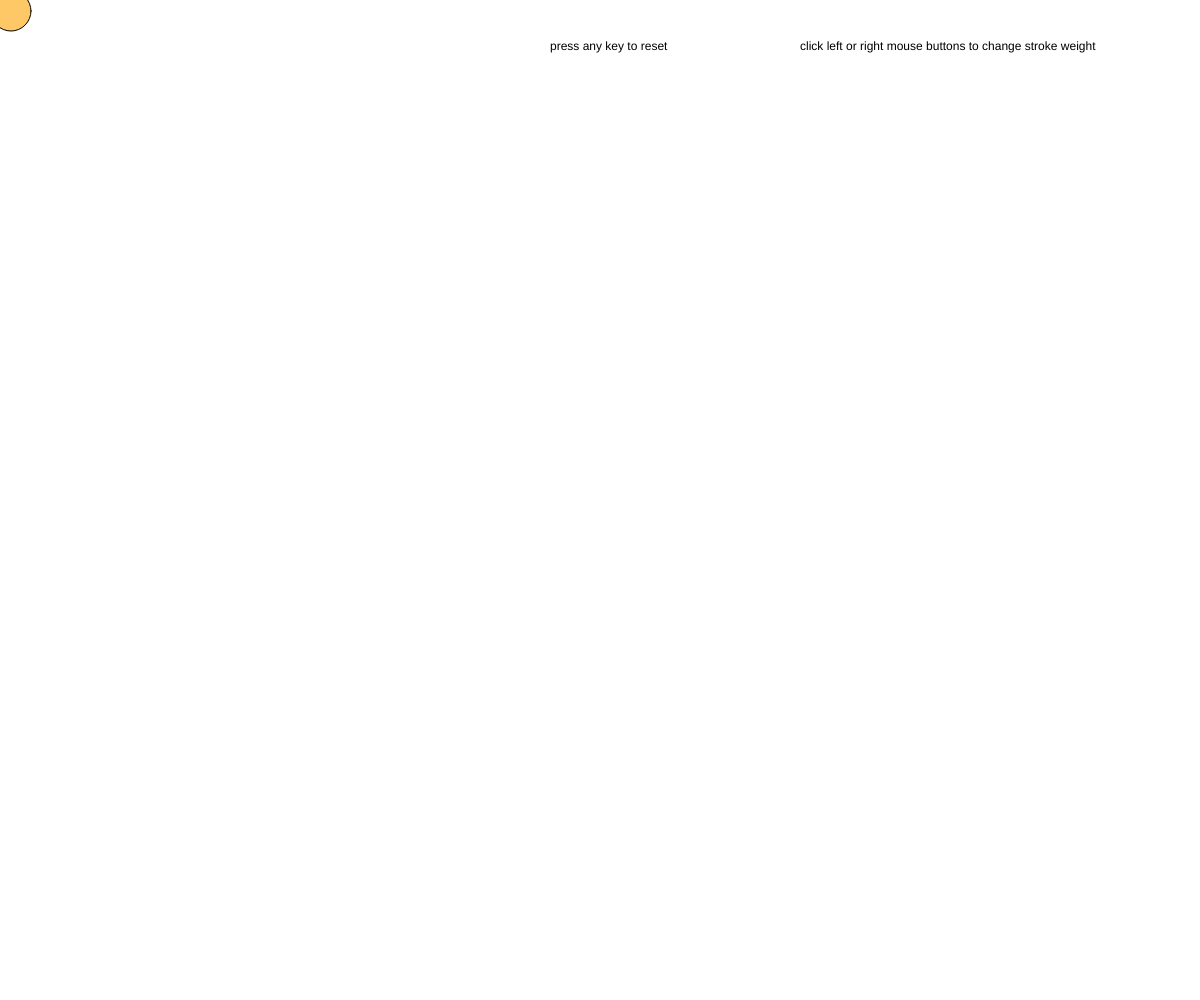
Frame 1 (no input)
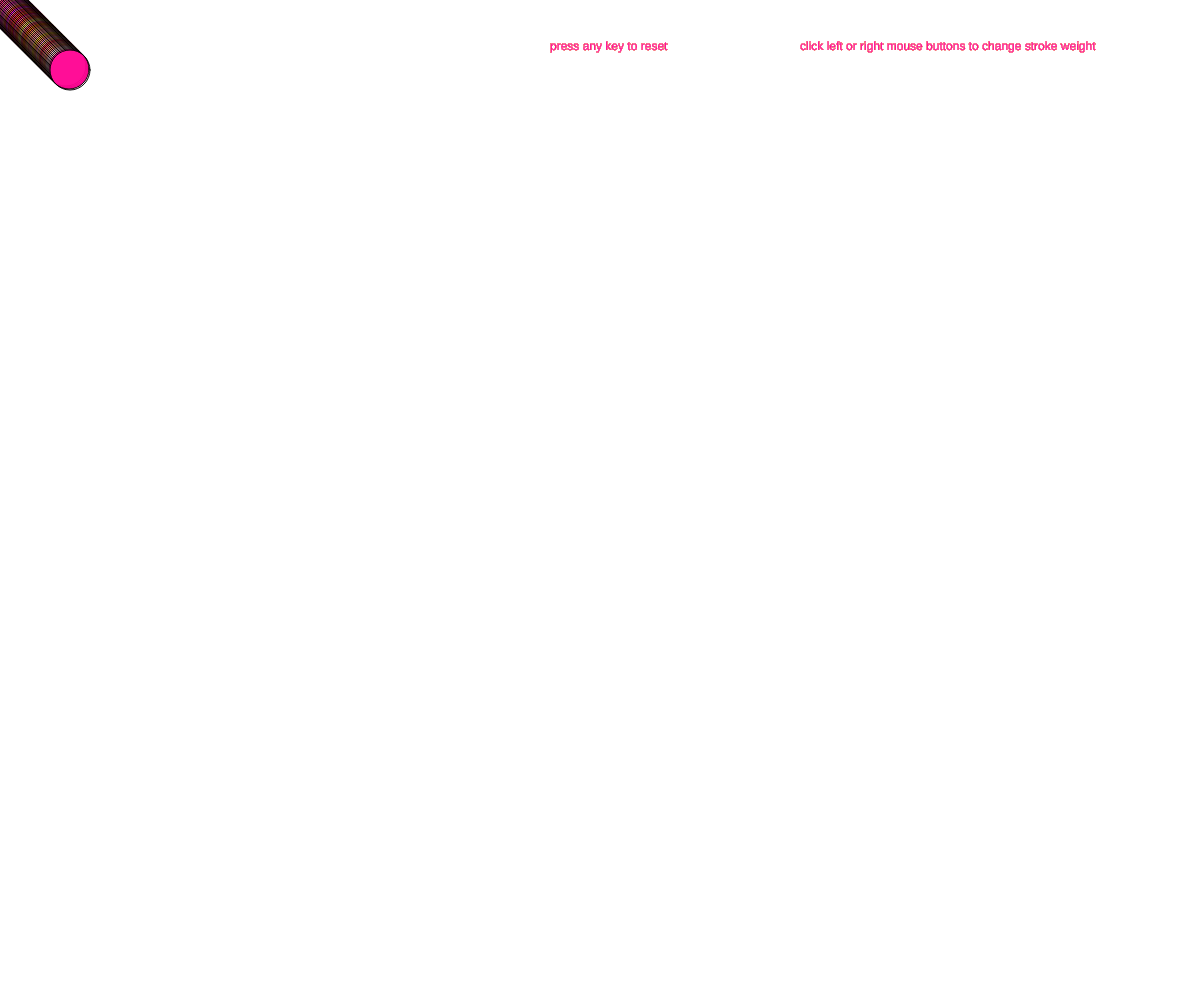
Frame 60 (no input)
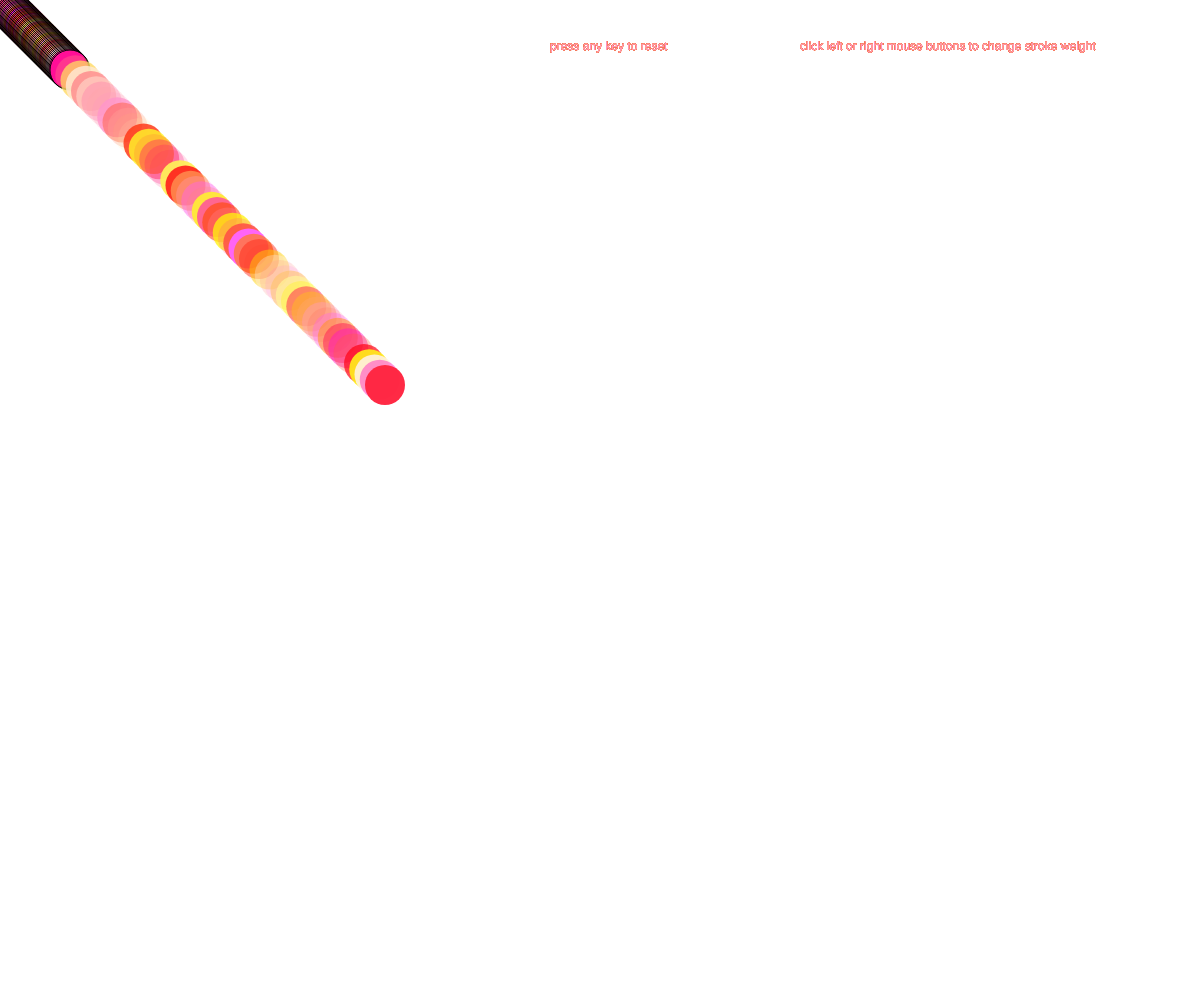
Frame 120 (the mouse pressed at the canvas centre since frame 60)

The p5.js sketch that drew these frames (run headless with seeded random() and noise() and a simulated clock; from frame 60 on, the mouse is pressed at the canvas centre):

// p5.js sketch
// ── sketch.js


let ball = {};
ball.width = 40;
ball.x = 10;
ball.y = 10;
ball.delta_x = 1;
ball.delta_y = 1;
ball.scale_x = 1;
ball.scale_y = 1;

function setup() {
    createCanvas(windowWidth, windowHeight);
    background(255);
}



function draw() {


    ball.x += ball.delta_x * ball.scale_x;
    ball.y += ball.delta_y * ball.scale_y;


    if (ball.x >= width || ball.x <= 0) {
        ball.delta_x = -1 * ball.delta_x;
    }
    if (ball.y >= height || ball.y <= 0) {
        ball.delta_y = -1 * ball.delta_y;
    }
//added text instructions
    text('press any key to reset', 550, 50);
    text('click left or right mouse buttons to change stroke weight', 800, 50)
 //added reset option
  if (keyIsPressed === true) {
     background(255);
    }
//added if/else statement to change strokeWeight
if (mouseIsPressed){
  if (mouseButton === RIGHT)  {
  strokeWeight(3);
} else {
 strokeWeight(0);
}
}
  //changed code to pink, yellow, white, and orange tones using the random and fill function together
    fill( 255, random(255), random(255), random(255));
    ellipse(ball.x, ball.y, ball.width, ball.width);
}



function mousePressed() {
    ball.scale_x = map(mouseX, 0, width, 0.5, 10);
    ball.scale_y = map(mouseY, 0, height, 0.5, 10);

}
